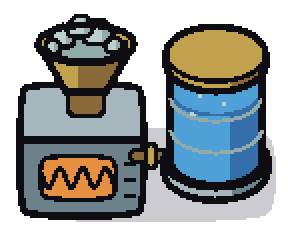
#> input picture assets/art/props/ice_melter.png, 144 x 115 px (shown 2 times larger); its folder holds 4 pictures in this run
$ python preview_sheet.py ../../assets/art/props/electrical_panel.png ../../assets/art/props/ice_melter.png
#> lines starting #> are read from the running program, lines starting #| are printed output that depends on the picture
# Pixel preview from exported PNGs only: each prop on a floor beside the character, nearest-neighbour upscaled.
# Usage: preview_sheet.py <out.png> <floor.png> name[:ox,oy] ...   (origin defaults to bottom-centre)
import sys, pathlib
from PIL import Image
ROOT = pathlib.Path(__file__).resolve().parents[2] / 'assets' / 'art'
UP, GAP, PAD = 3, 14, 16
out, floor = sys.argv[1], Image.open(sys.argv[2]).convert('RGBA')
#> floor is the input picture: PIL image 144x115 RGBA; mean R, G, B, A 56.8, 61.8, 61.8, 159.9
char = Image.open(ROOT / 'character' / 'character.png').convert('RGBA')
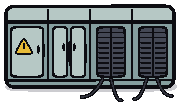
#> input picture assets/art/props/electrical_panel.png, 181 x 106 px, given in place of character.png, which was not available
#> char is the input picture: PIL image 181x106 RGBA; mean R, G, B, A 69.5, 76.9, 78.9, 196.4
px = char.load()
for j in range(char.height):
    for i in range(char.width):
        r, g, b, a = px[i, j]
        if a and (r, g, b) == (255, 0, 0):
            px[i, j] = (236, 128, 52, a)
        elif a and (r, g, b) == (0, 0, 255):
            px[i, j] = (176, 76, 46, a)
sprites = []
for arg in sys.argv[3:]:
    name, _, o = arg.partition(':')
    im = Image.open(ROOT / 'props' / f'{name}.png').convert('RGBA')
    ox, oy = map(int, o.split(',')) if o else (im.width // 2, im.height)
    sprites.append((im, ox, oy))
items = [(char, 34, 69)] + sprites + [(char, 34, 69)]
#> items = 2 items
H = max(oy for _, _, oy in items) + max(im.height - oy for im, _, oy in items) + PAD * 2
#> H = 138
W = sum(im.width for im, _, _ in items) + GAP * (len(items) - 1) + PAD * 2
#> W = 408
scene = Image.new('RGBA', (W, H))
#> scene: PIL image 408x138 RGBA; every value is 0
for y in range(0, H, floor.height):
    for x in range(0, W, floor.width):
        scene.paste(floor, (x, y))
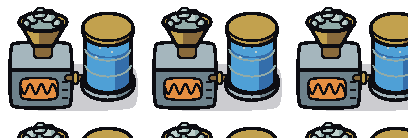
#> scene: PIL image 408x138 RGBA; mean R, G, B, A 53.2, 57, 55.8, 148.9; transparent parts drawn white
ground = PAD + max(oy for _, _, oy in items)
#> ground = 85
x = PAD
for im, ox, oy in items:
    scene.alpha_composite(im, (x, ground - oy))
    x += im.width + GAP
#> this loop made 2 passes
#> (ox, oy, x) on passes 1 to 2: (34, 69, 211), (34, 69, 406)
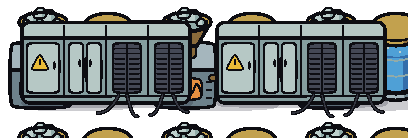
#> scene: PIL image 408x138 RGBA; mean R, G, B, A 62.8, 68.6, 68.8, 180.7; transparent parts drawn white
#> after the loop, x = 406
scene.resize((W * UP, H * UP), Image.NEAREST).save(out)
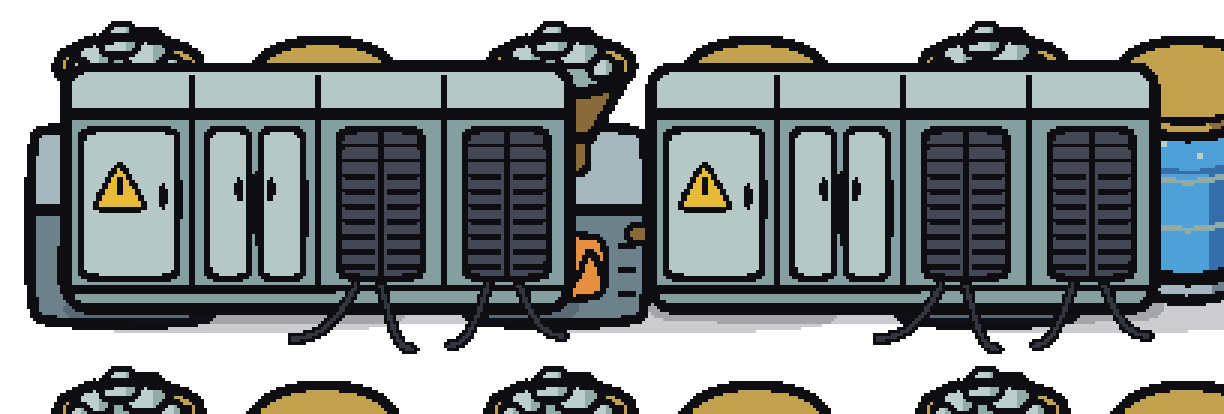
#> saved as electrical_panel.png: PIL image 1224x414 RGBA; mean R, G, B, A 62.8, 68.6, 68.8, 180.7; transparent parts drawn white
print(out, scene.size)
#| ../../assets/art/props/electrical_panel.png (408, 138)
